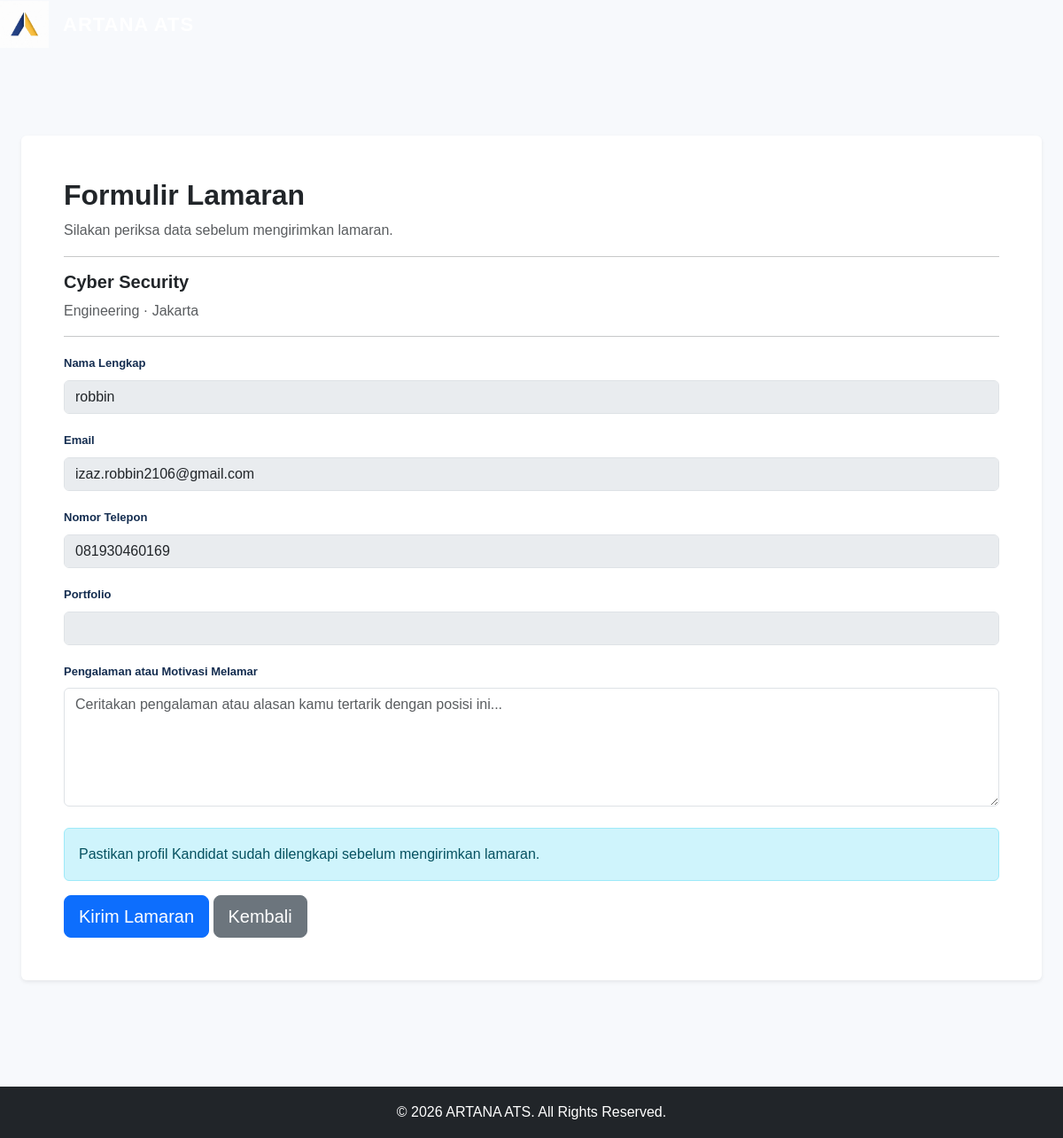
Screenshot of /index.php?page=apply&id=3 (signed in) with the database file from the repository.
### tables this page shows
CREATE TABLE `jobs` (
  `id` bigint(20) UNSIGNED NOT NULL,
  `title` varchar(180) NOT NULL,
  `department_id` bigint(20) UNSIGNED NOT NULL,
  `location_type` enum('Hybrid','Remote','On-site') NOT NULL DEFAULT 'Hybrid',
  `location_name` varchar(150) NOT NULL,
  `description` text NOT NULL,
  `qualification` text DEFAULT NULL,
  `employment_type` enum('Full-time','Part-time','Contract','Internship') NOT NULL DEFAULT 'Full-time',
  `status` enum('draft','published','closed','archived') NOT NULL DEFAULT 'published',
  `published_at` datetime DEFAULT NULL,
  `deadline` date DEFAULT NULL,
  `created_by` bigint(20) UNSIGNED NOT NULL,
  `updated_by` bigint(20) UNSIGNED DEFAULT NULL,
  `created_at` timestamp NOT NULL DEFAULT current_timestamp(),
  `updated_at` timestamp NOT NULL DEFAULT current_timestamp() ON UPDATE current_timestamp()
);

CREATE TABLE `departments` (
  `id` bigint(20) UNSIGNED NOT NULL,
  `name` varchar(100) NOT NULL,
  `created_at` timestamp NOT NULL DEFAULT current_timestamp()
);

CREATE TABLE `candidate_profiles` (
  `user_id` bigint(20) UNSIGNED NOT NULL,
  `phone` varchar(30) DEFAULT NULL,
  `portfolio_url` varchar(2048) DEFAULT NULL,
  `resume_path` varchar(500) DEFAULT NULL,
  `updated_at` timestamp NOT NULL DEFAULT current_timestamp() ON UPDATE current_timestamp()
);

CREATE TABLE `users` (
  `id` bigint(20) UNSIGNED NOT NULL,
  `full_name` varchar(150) NOT NULL,
  `email` varchar(190) NOT NULL,
  `password_hash` varchar(255) NOT NULL,
  `role` enum('candidate','hr') NOT NULL DEFAULT 'candidate',
  `is_active` tinyint(1) NOT NULL DEFAULT 1,
  `email_verified_at` datetime DEFAULT NULL,
  `last_login_at` datetime DEFAULT NULL,
  `created_at` timestamp NOT NULL DEFAULT current_timestamp(),
  `updated_at` timestamp NOT NULL DEFAULT current_timestamp() ON UPDATE current_timestamp()
);

### index.php (called while the page is built, shortened)
<?php
$page = $_GET['page'] ?? 'home';
$pageFiles = [
    'home' => 'home.php',
    'jobs' => 'jobs.php',
    'job_detail' => 'job_detail.php',
    'login' => 'login.php',
    'register' => 'register.php',
    'profile' => 'profile.php',
    'apply' => 'apply.php',
    'my-applications' => 'my_applications.php'
];
$pageFile = __DIR__ . '/pages/' . $pageFiles[$page];
require_once __DIR__ . '/includes/header.php';
require $pageFile;
require_once __DIR__ . '/includes/footer.php';

### pages/apply.php (the view, shortened to what this page needs)
<?php
require_once __DIR__ . '/../includes/db.php';
$user = current_user();
$jobId = filter_input(
    INPUT_GET,
    'id',
    FILTER_VALIDATE_INT
);
$job = null;
if ($jobId) {
    $stmt = $pdo->prepare("
        SELECT
            j.*,
            d.name AS department_name
        FROM jobs j
        INNER JOIN departments d
            ON d.id = j.department_id
        WHERE j.id = ?
        AND j.status = 'published'
        AND (
            j.deadline IS NULL
            OR j.deadline >= CURDATE()
        )
        LIMIT 1
    ");
    $stmt->execute([$jobId]);
    $job = $stmt->fetch(PDO::FETCH_ASSOC);
}
$stmt = $pdo->prepare("
    SELECT
        u.full_name,
        u.email,
        cp.phone,
        cp.portfolio_url
    FROM users u
    LEFT JOIN candidate_profiles cp
        ON cp.user_id = u.id
    WHERE u.id = ?
");
$stmt->execute([$user['id']]);
$profile = $stmt->fetch(PDO::FETCH_ASSOC);
?>
<div class="container py-5">
    <?php if (!$job): ?>
        <div class="alert alert-warning">
            Lowongan tidak ditemukan atau sudah ditutup.
            <a href="<?= BASE_URL ?>/index.php?page=jobs">
                Kembali ke lowongan
            </a>
        </div>
    <?php else: ?>
        <div class="card shadow-sm border-0">
            <div class="card-body p-4 p-md-5">
                <h2 class="fw-bold">
                    Formulir Lamaran
                </h2>
                <p class="text-muted">
                    Silakan periksa data sebelum mengirimkan lamaran.
                </p>
                <hr>
                <h5 class="fw-bold">
                    <?= htmlspecialchars($job['title']) ?>
                </h5>
                <p class="text-muted">
                    <?= htmlspecialchars($job['department_name']) ?>
                    ·
                    <?= htmlspecialchars($job['location_name']) ?>
                </p>
                <hr>
                <form
                    action="<?= BASE_URL ?>/process_application.php"
                    method="POST"
                >
                    <div class="mb-3">
                        <label class="form-label">
                            Nama Lengkap
                        </label>
                        <input
                            type="text"
                            class="form-control"
                            value="<?= htmlspecialchars($profile['full_name']) ?>"
                            disabled
                        >
                    </div>
                    <div class="mb-3">
                        <label class="form-label">
                            Email
                        </label>
                        <input
                            type="email"
                            class="form-control"
                            value="<?= htmlspecialchars($profile['email']) ?>"
                            disabled
                        >
                    </div>
                    <div class="mb-3">
                        <label class="form-label">
                            Nomor Telepon
                        </label>
                        <input
                            type="text"
                            class="form-control"
                            value="<?= htmlspecialchars($profile['phone'] ?? '-') ?>"
                            disabled
                        >
                    </div>
                    <div class="mb-3">
                        <label class="form-label">
                            Portfolio
                        </label>
                        <input
                            type="text"
                            class="form-control"
                            value="<?= htmlspecialchars($profile['portfolio_url'] ?? '-') ?>"
                            disabled
                        >
                    </div>
                    <div class="mb-4">
                        <label class="form-label">
                            Pengalaman atau Motivasi Melamar
                        </label>
                        <textarea
                            name="experience_notes"
                            class="form-control"
                            rows="5"
                            maxlength="5000"
                            placeholder="Ceritakan pengalaman atau alasan kamu tertarik dengan posisi ini..."
                        ></textarea>
                    </div>
                    <div class="alert alert-info">
                        Pastikan profil Kandidat sudah dilengkapi sebelum mengirimkan lamaran.
                    </div>
                    <button
                        type="submit"
                        class="btn btn-primary btn-lg"
                    >
                        Kirim Lamaran
                    </button>
                    <a
                        href="<?= BASE_URL ?>/index.php?page=job_detail&id=<?= (int) $job['id'] ?>"
                        class="btn btn-secondary btn-lg"
                    >
                        Kembali
                    </a>
                </form>
            </div>
        </div>
    <?php endif; ?>
</div>

### assets/css/style.css (style rules this page uses)
* { margin: 0; padding: 0; box-sizing: border-box; }
:root { --primary: #142d50; --primary-light: #1e416e; --secondary: #e8b85b; --background: #f7f9fc; --text: #26364b; --muted: #718096; --white: #ffffff; --border: #e5eaf1; }
body { font-family: Arial, Helvetica, sans-serif; background: var(--background); color: var(--text); line-height: 1.6; }
a { text-decoration: none; }
.container { max-width: 1200px; }
.form-label { color: var(--primary); font-size: 13px; font-weight: 700; }

### rows the page displays
jobs: title "Cyber Security", department.name "Engineering", location_name "Jakarta"
candidate_profiles: user_id.full_name "robbin", user_id.email "izaz.robbin2106@gmail.com", phone "081930460169"
